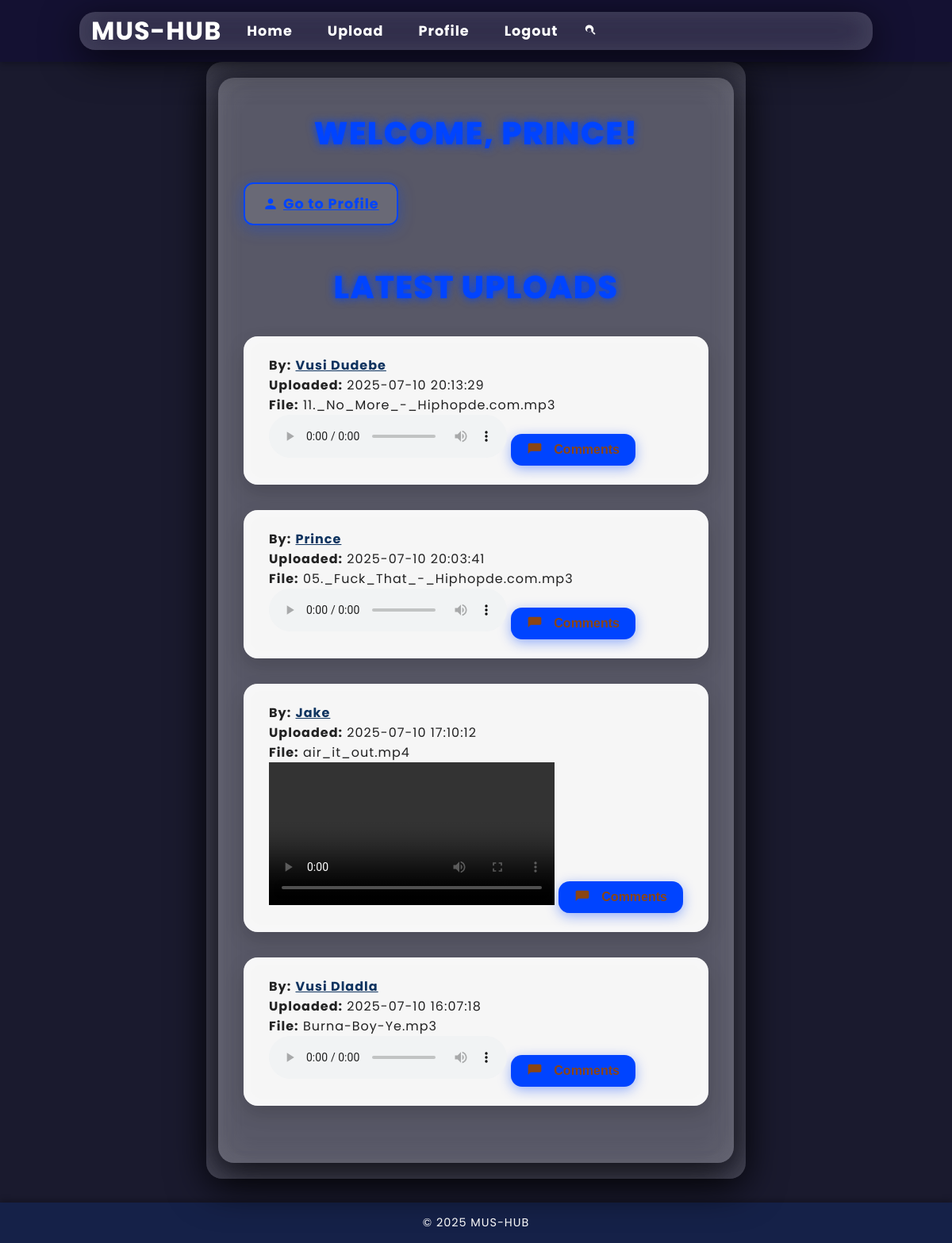
The app's page / (signed in) with its own data.
### app.py (models this page shows)
class User(db.Model):
    UserID = db.Column(db.Integer, primary_key=True)
    Username = db.Column(db.String(80), nullable=False)
    Email = db.Column(db.String(120), unique=True, nullable=False)
    Password = db.Column(db.String(200), nullable=False)
    Role = db.Column(db.String(20), nullable=False)
    Bio = db.Column(db.String(500))
    comments = db.relationship('Comment', backref='author', lazy=True)

class Content(db.Model):
    ContentID = db.Column(db.Integer, primary_key=True)
    UserID = db.Column(db.Integer, db.ForeignKey('user.UserID'), nullable=False)
    FilePath = db.Column(db.String(200), nullable=False)
    UploadDate = db.Column(db.DateTime, default=datetime.utcnow)
    user = db.relationship('User', backref='contents')

### app.py (the view)
@app.route('/')
def index():
    user_id = session.get('user_id')
    user = User.query.get(user_id) if user_id else None
    username = user.Username if user else 'Guest'
    contents = Content.query.order_by(Content.UploadDate.desc()).all()
    for content in contents:
        content.comments = Comment.query.filter_by(ContentID=content.ContentID).order_by(Comment.CommentDate).all()
    return render_template('index.html', username=username, contents=contents)

### app.py (called while the page is built)
@app.context_processor
def inject_now():
    return {
        'now': datetime.utcnow(),
        'current_user_id': session.get('user_id')
    }

### templates/index.html (shortened to what this page needs)
{% extends "base.html" %}
{% block extra_css %}
  <link rel="stylesheet" href="{{ url_for('static', filename='index.css') }}">
{% endblock %}
{% block content %}
<div class="container">
  {% if 'user_id' in session %}
    <h2>Welcome, {{ username }}!</h2>
    <a href="{{ url_for('profile') }}" class="profile-link" aria-label="Go to your profile">
      <svg class="icon" viewBox="0 0 24 24" aria-hidden="true" focusable="false">
        <path d="M12 12c2.21 0 4-1.79 4-4s-1.79-4-4-4-4 1.79-4 4 1.79 4 4 4zm0 2c-2.67 0-8 1.34-8 4v2h16v-2c0-2.66-5.33-4-8-4z"/>
      </svg>
      Go to Profile
    </a>
    <h2>Latest Uploads</h2>
    {% for content in contents %}
      <div class="upload" role="region" aria-labelledby="upload-title-{{ content.ContentID }}">
        <p><strong>By:</strong>
          <a href="{{ url_for('public_profile', user_id=content.user.UserID) }}">
            {{ content.user.Username }}
          </a>
        </p>
        <p><strong>Uploaded:</strong> {{ content.UploadDate.strftime('%Y-%m-%d %H:%M:%S') }}</p>
        <p><strong>File:</strong> {{ content.FilePath }}</p>
        {% set ext = content.FilePath.split('.')[-1].lower() %}
        {% if ext in ['mp3', 'wav', 'ogg'] %}
          <audio controls>
            <source src="{{ url_for('static', filename='uploads/' ~ content.FilePath) }}" type="audio/{{ ext }}">
          </audio>
        {% elif ext in ['mp4', 'webm'] %}
          <video controls width="360" aria-labelledby="upload-title-{{ content.ContentID }}">
            <source src="{{ url_for('static', filename='uploads/' ~ content.FilePath) }}" type="video/{{ ext }}">
          </video>
        {% else %}
          <p>Preview not available for this file type.</p>
        {% endif %}
        <button
          aria-expanded="false"
          aria-controls="comments-{{ content.ContentID }}"
          onclick="toggleComments('comments-{{ content.ContentID }}', this)"
          class="comments-toggle"
          >
          <svg class="icon" viewBox="0 0 24 24" aria-hidden="true" focusable="false">
            <path d="M20 2H4c-1.1 0-2 .9-2 2v14l4-4h14c1.1 0 2-.9 2-2V4c0-1.1-.9-2-2-2z"/>
          </svg>
        </button>
      </div>
    {% endfor %}
  {% endif %}
</div>
{% endblock %}

### static/base.css (style rules this page uses)
:root { --background: #1a1a2e; --color: #ffffff; --primary-color: #0f3460; --accent-color: #0b0885; --glass-bg: rgba(255, 255, 255, 0.05); }
* { box-sizing: border-box; margin: 0; padding: 0; }
html { scroll-behavior: smooth; }
body { font-family: "Poppins", sans-serif; background: linear-gradient(135deg, var(--background), var(--primary-color)); color: var(--color); letter-spacing: 1px; min-height: 100vh; display: flex; flex-direction: column; padding: 20px 0; }

### static/index.css (style rules this page uses)
:root { --background: #1a1a2e; --color: #ffffff; --primary-color: #0f3460; --accent-color: #0044ff; --secondary-color: #8B4513; --glass-bg: rgba(255 255 255 / 0.1); --shadow-dark: rgba(0, 0, 0, 0.7); --shadow-light: rgba(255 255 255 / 0.15); --font-family: 'Poppins', sans-serif; }
* { box-sizing: border-box; }
body { font-family: var(--font-family); background-color: var(--background); background-image: url('https://images.unsplash.com/uploads/1412282232015a06e258a/4bdd2a58?fm=jpg&q=60&w=3000&ixlib=rb-4.1.0&ixid=M3wxMjA3fDB8MHxzZWFyY2h8N3x8bXVzaWMlMjBiYWNrZ3JvdW5kfGVufDB8fDB8fHww'); background-size: cover; background-position: center; animation: fade 5s infinite alternate; color: var(--color); min-height: 100vh; overflow-y: auto; margin: 0; padding: 0; -webkit-font-smoothing: antialiased; -moz-osx-font-smoothing: grayscale; }
.container { max-width: 1000px; margin: 0 auto; padding: 2.5rem 2rem; background: var(--glass-bg); border-radius: 20px; box-shadow: 0 12px 48px var(--shadow-dark), inset 0 0 40px var(--shadow-light); backdrop-filter: blur(18px); -webkit-backdrop-filter: blur(18px); transition: box-shadow 0.3s ease; }
h2 { text-align: center; margin-bottom: 2rem; font-weight: 800; font-size: 2.5rem; color: var(--accent-color); letter-spacing: 1.2px; text-transform: uppercase; text-shadow: 0 0 12px var(--accent-color); user-select: none; }
.profile-link { display: inline-flex; align-items: center; justify-content: center; margin-bottom: 3rem; padding: 12px 22px; font-weight: 700; font-size: 1.1rem; color: var(--accent-color); border: 2px solid var(--accent-color); border-radius: 12px; cursor: pointer; transition: background-color 0.4s ease, color 0.4s ease, box-shadow 0.4s ease; user-select: none; box-shadow: 0 4px 20px rgba(0, 68, 255, 0.35); backdrop-filter: brightness(1.1); }
.upload { background: rgba(255 255 255 / 0.95); color: #222; padding: 1.5rem 2rem; margin: 2rem 0; border-radius: 18px; box-shadow: 0 10px 24px rgba(0, 0, 0, 0.16), inset 0 0 16px rgba(255 255 255 / 0.6); transition: box-shadow 0.3s ease; }
.upload a { color: var(--primary-color); font-weight: 700; transition: color 0.3s ease; }
.upload button, .comments-toggle, .submit-comment-btn { display: inline-flex; align-items: center; gap: 8px; margin-top: 14px; background: var(--accent-color); color: var(--secondary-color); padding: 10px 20px; border: none; border-radius: 14px; font-weight: 700; font-size: 1rem; cursor: pointer; user-select: none; transition: background-color 0.3s ease, transform 0.3s ease, box-shadow 0.3s ease; box-shadow: 0 4px 16px rgba(0, 68, 255, 0.4); }
.icon { width: 22px; height: 22px; fill: currentColor; vertical-align: middle; transition: transform 0.3s ease; display: inline-block; user-select: none; }

### templates/index.html (style rules this page uses)
.icon { width: 20px; height: 20px; fill: currentColor; vertical-align: middle; margin-right: 6px; transition: transform 0.3s ease; display: inline-block; }

### records on screen
User: Username "PRINCE"
Content: user.Username "Vusi Dudebe", UploadDate "2025-07-10 20:13:29", FilePath "11._No_More_-_Hiphopde.com.mp3"
Content: user.Username "Prince", UploadDate "2025-07-10 20:03:41", FilePath "05._Fuck_That_-_Hiphopde.com.mp3"
Content: user.Username "Jake", UploadDate "2025-07-10 17:10:12", FilePath "air_it_out.mp4"
Content: user.Username "Vusi Dladla", UploadDate "2025-07-10 16:07:18", FilePath "Burna-Boy-Ye.mp3"
